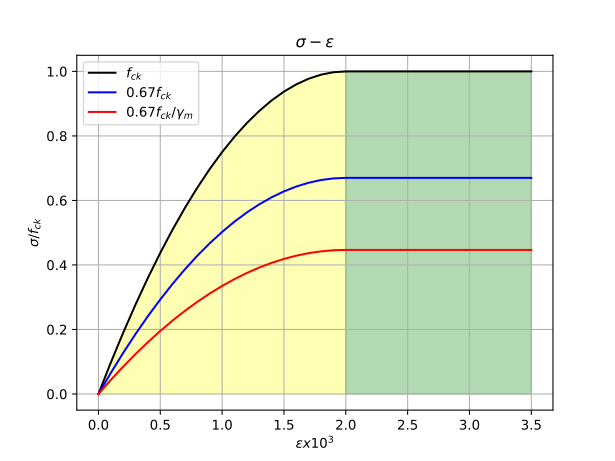

This figure's Python source:
import matplotlib.pyplot as plt
import pandas as pd
import numpy as np

# Generate data for Stress = 10fck*ep - 25fck*ep^2
x_values = np.arange(0, 3.6, .1) # (0 to 3.5)/1000 
y_values = np.where((x_values <= 0.002 * 1000), 1*(10 * x_values / 10 - 25 * (x_values / 10)**2), 1.0)

# Create a DataFrame from the generated data
data = pd.DataFrame({'X': x_values, 'Y': y_values})

def plot_data(data):
    # Extract x and y values from the data
    x = np.array(data['X'])
    y = np.array(data['Y'])
       
    # Customize the Plot
    plt.plot(x, y, marker='', linestyle='-', color='black', label='$f_{ck}$')
    plt.plot(x, y * .67, marker='', linestyle='-', color='blue', label='$0.67f_{ck}$')
    plt.plot(x, y * .67 / 1.5 , marker='', linestyle='-', color='red', label='$0.67f_{ck}/\gamma_m$')
    plt.fill_between(x, y, where=(x_values <= 0.002 * 1000), color='yellow', alpha=0.3)
    plt.fill_between(x, y, where=(x_values >= 0.002 * 1000), color='green', alpha=0.3)

    plt.title('$\sigma - \epsilon$')
    plt.ylabel('$\sigma / f_{ck}$')
    plt.xlabel('$\epsilon x 10^3$')
    plt.legend()
    plt.grid()

    plt.savefig('5.svg', format='svg')
    #plt.show()

# Call the function with data and output name
plot_data(data)
